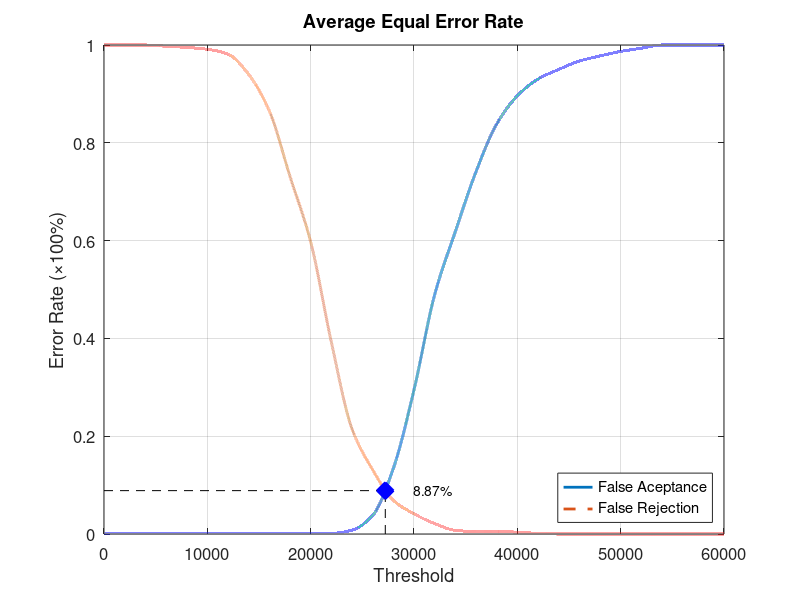
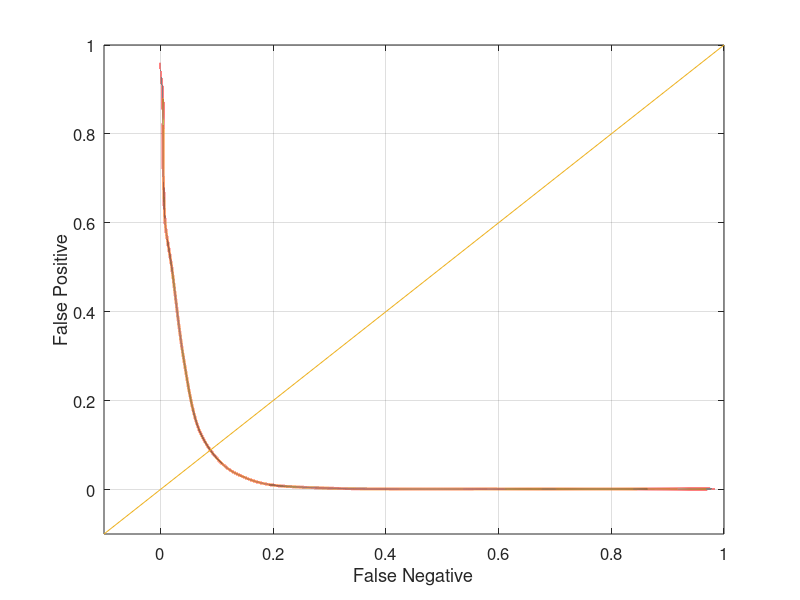

These charts were generated, in order, by the following MATLAB code:
function yEER = Experiment4Average
close all;
clear;
clc;
x = 0:2000:60000;
xq = 0:0.5:60000;

y0 = [0 0.00131579 0.00131579 0.00131579 0.00131579 0.00131579 0.00131579 0.00131579 0.00131579 0.00131579 0.00131579 0.00131579 0.00789474 0.0381579 0.134211 0.294737 0.489474 0.618421 0.740789 0.838158 0.896053 0.930263 0.95 0.967105 0.977632 0.986842 0.993421 1 1 1 1];
yy0 = interp1(x, y0, xq, 'pchip');
y1 = [1 1 1 0.9975 0.995 0.99125 0.98125 0.94 0.865 0.73125 0.5975 0.3925 0.215 0.13125 0.06875 0.04125 0.02125 0.0075 0.005 0.005 0.00375 0.00125 0 0 0 0 0 0 0 0 0];
yy1 = interp1(x, y1, xq, 'pchip');

% Calculating EER: 
y2 = abs(y0 - y1);
find(y2 == min(y2))
yy2 = abs(yy0 - yy1);
xEER = find(yy2 == min(yy2));
xEERIndex = xq(xEER) % X-axis EER
yEER = yy0(xEER) % Y-axis EER

main = figure
plot(xq, yy0,'-','LineWidth', 2);	hold on
plot(xq, yy1,'--','LineWidth', 2);	hold on
plot([xEERIndex xEERIndex], [0 yEER], 'k--');	hold on
plot([0 xEERIndex], [yEER yEER], 'k--');	hold on
plot(xEERIndex, yEER, 'bx', 'LineWidth', 10);	hold on
text(xEERIndex + 10 * xEERIndex / 100, yEER, [num2str(round((10000 * yEER)) / 100) '%'])
legend('False Aceptance', 'False Rejection', 'Location', 'SouthEast')
xlabel('Threshold')
ylabel('Error Rate (\times100%)')
title('Average Equal Error Rate')
set(gca, 'FontSize', 12)
axis([0 60000 0 1])
grid on

print(main, 'Experiment4AverageMain', '-dpng');
FNRxFPR = figure('Color', [1 1 1]);
plot(yy1, yy0, '-', yy1, yy0, 'LineWidth', 2);
hold on
y = -0.1:0.1:1
plot(y, y); 
set(gca, 'FontSize', 12)
xlabel('False Negative')
ylabel('False Positive')
axis([-0.1 1 -0.1 1])
set(gca, 'FontSize', 12)
grid on

print(FNRxFPR, 'Experiment4AverageFNRxFPR','-dpng');
end
